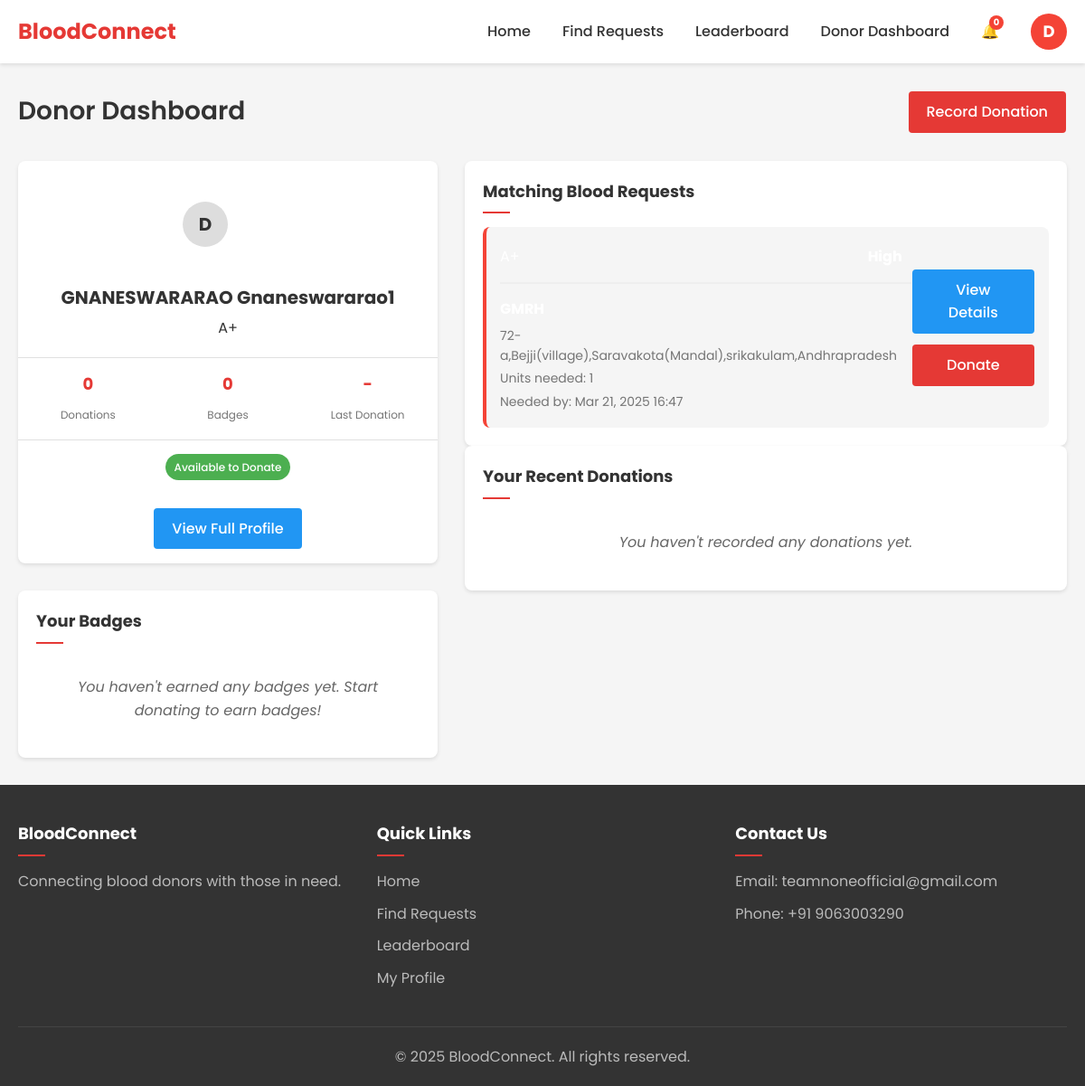
Page /dashboard/donor/ (signed in) on the earlier database version.
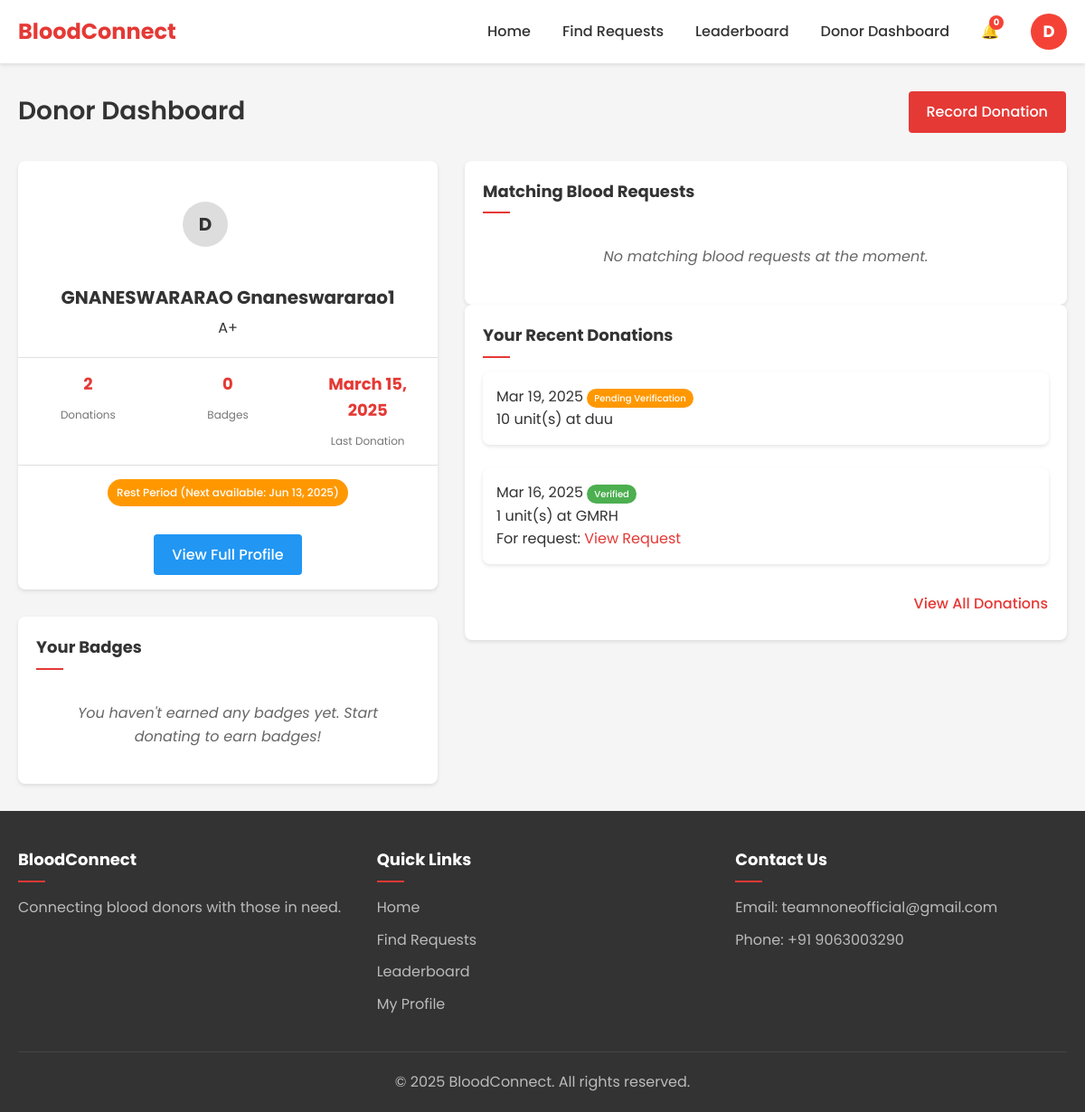
Same page on the later database version.
### accounts/models.py (models this page shows, shortened)
class DonorProfile(models.Model):
    user = models.OneToOneField(User, on_delete=models.CASCADE, related_name='donor_profile')
    blood_group = models.ForeignKey(BloodGroup, on_delete=models.SET_NULL, null=True)
    weight = models.DecimalField(max_digits=5, decimal_places=2, null=True, blank=True)
    medical_conditions = models.TextField(blank=True)
    is_available = models.BooleanField(default=True)
    last_donation_date = models.DateField(null=True, blank=True)
    total_donations = models.PositiveIntegerField(default=0)
    def can_donate(self):
        if not self.last_donation_date:
            return True
        days_since_donation = (timezone.now().date() - self.last_donation_date).days
        return days_since_donation >= 90

class BloodGroup(models.Model):
    name = models.CharField(max_length=5)  # A+, B-, O+, etc.
    def __str__(self):
        return self.name

### blood_requests/models.py (models this page shows, shortened)
class BloodRequest(models.Model):
    STATUS_CHOICES = (
        ('pending', 'Pending'),
        ('fulfilled', 'Fulfilled'),
        ('expired', 'Expired'),
        ('cancelled', 'Cancelled'),
    )
    URGENCY_CHOICES = (
        ('low', 'Low'),
        ('medium', 'Medium'),
        ('high', 'High'),
        ('critical', 'Critical'),
    )
    requester = models.ForeignKey(User, on_delete=models.CASCADE, related_name='blood_requests')
    blood_group = models.ForeignKey(BloodGroup, on_delete=models.CASCADE)
    units_needed = models.PositiveIntegerField(default=1)
    hospital_name = models.CharField(max_length=255)
    hospital_address = models.TextField()
    patient_name = models.CharField(max_length=255)
    patient_age = models.PositiveIntegerField()
    reason = models.TextField()
    urgency = models.CharField(max_length=10, choices=URGENCY_CHOICES, default='medium')
    status = models.CharField(max_length=10, choices=STATUS_CHOICES, default='pending')
    created_at = models.DateTimeField(auto_now_add=True)
    needed_by = models.DateTimeField()

### donations/models.py (models this page shows, shortened)
class Donation(models.Model):
    donor = models.ForeignKey(User, on_delete=models.CASCADE, related_name='donations')
    blood_request = models.ForeignKey(BloodRequest, on_delete=models.CASCADE, related_name='donations', null=True, blank=True)
    donation_date = models.DateTimeField(default=timezone.now)
    units = models.PositiveIntegerField(default=1)
    hospital = models.CharField(max_length=255)
    verified_by = models.ForeignKey(User, on_delete=models.SET_NULL, null=True, blank=True, related_name='verified_donations')
    verification_date = models.DateTimeField(null=True, blank=True)

### dashboard/views.py (the view)
# urls.py: path('donor/', views.donor_dashboard, name='donor_dashboard'),
@login_required
def donor_dashboard(request):
    if request.user.user_type != 'donor':
        messages.error(request, 'You do not have access to the donor dashboard.')
        return redirect('home')
    try:
        donor_profile = request.user.donor_profile
    except DonorProfile.DoesNotExist:
        return redirect('complete_donor_profile')
    matching_requests = BloodRequest.objects.filter(
        blood_group=donor_profile.blood_group,
        status='pending',
        needed_by__gte=timezone.now()
    ).order_by('urgency', 'needed_by')
    recent_donations = Donation.objects.filter(donor=request.user).order_by('-donation_date')[:5]
    badges = request.user.badges.all().select_related('badge')
    context = {
        'donor_profile': donor_profile,
        'matching_requests': matching_requests,
        'recent_donations': recent_donations,
        'badges': badges,
        'can_donate': donor_profile.can_donate(),
    }
    return render(request, 'dashboard/donor_dashboard.html', context)

### dashboard/templatetags/dashboard_tags.py (called while the page is built)
@register.filter
def add_days(value, days):
    if isinstance(value, datetime.date):
        return value + datetime.timedelta(days=days)
    return value  # Return as is if value is not a date

### dashboard/templates/dashboard/donor_dashboard.html (shortened to what the changed rows need)
{% extends 'base.html' %}
{% load dashboard_tags %}
{% block content %}
<div class="dashboard-header">
    <h1>Donor Dashboard</h1>
</div>
<div class="dashboard-grid">
    <div class="dashboard-sidebar">
        <div class="profile-card">
            <div class="profile-header">
                <div class="profile-info">
                    <h2>{{ user.get_full_name|default:user.username }}</h2>
                    <p class="blood-group">{{ donor_profile.blood_group }}</p>
                </div>
            </div>
            <div class="profile-stats">
                <div class="stat">
                    <span class="stat-value">{{ donor_profile.total_donations }}</span>
                    <span class="stat-label">Donations</span>
                </div>
                <div class="stat">
                    <span class="stat-value">{{ donor_profile.last_donation_date|default:"-" }}</span>
                    <span class="stat-label">Last Donation</span>
                </div>
            </div>
            <div class="profile-status">
                {% if can_donate %}
                <div class="status-badge status-available">Available to Donate</div>
                {% else %}
                <div class="status-badge status-unavailable">Rest Period (Next available: {{donor_profile.last_donation_date|add_days:90|date:"M d, Y"}})</div>
                {% endif %}
            </div>
        </div>
    </div>
    <div class="dashboard-main">
        <div class="dashboard-card">
            <h3>Matching Blood Requests</h3>
            {% if matching_requests %}
            <div class="request-list">
                {% for request in matching_requests %}
                <div class="request-item urgency-{{ request.urgency }}">
                    <div class="request-details">
                        <div class="request-header">
                            <span class="blood-group">{{ request.blood_group }}</span>
                            <span class="urgency-badge">{{ request.get_urgency_display }}</span>
                        </div>
                        <h4>{{ request.hospital_name }}</h4>
                        <p>{{ request.hospital_address }}</p>
                        <p>Units needed: {{ request.units_needed }}</p>
                        <p>Needed by: {{ request.needed_by|date:"M d, Y H:i" }}</p>
                    </div>
                    <div class="request-actions">
                        <a href="{% url 'view_request' request.id %}" class="btn-secondary">View Details</a>
                        {% if can_donate %}
                        <a href="{% url 'record_donation_for_request' request.id %}" class="btn-primary">Donate</a>
                        {% endif %}
                    </div>
                </div>
                {% endfor %}
            </div>
            {% else %}
            <p class="no-results">No matching blood requests at the moment.</p>
            {% endif %}
        </div>
        <div class="dashboard-card">
            <h3>Your Recent Donations</h3>
            {% if recent_donations %}
            <div class="donation-list">
                {% for donation in recent_donations %}
                <div class="donation-item">
                    <div class="donation-details">
                        <div class="donation-header">
                            <span class="donation-date">{{ donation.donation_date|date:"M d, Y" }}</span>
                            {% if donation.verification_date %}
                            <span class="verification-badge">Verified</span>
                            {% else %}
                            <span class="verification-badge verification-pending">Pending Verification</span>
                            {% endif %}
                        </div>
                        <p>{{ donation.units }} unit(s) at {{ donation.hospital }}</p>
                        {% if donation.blood_request %}
                        <p>For request: <a href="{% url 'view_request' donation.blood_request.id %}">View Request</a>
                        </p>
                        {% endif %}
                    </div>
                </div>
                {% endfor %}
            </div>
            <div class="card-footer">
                <a href="{% url 'donation_history' %}" class="btn-text">View All Donations</a>
            </div>
            {% else %}
            <p class="no-results">You haven't recorded any donations yet.</p>
            {% endif %}
        </div>
    </div>
</div>
{% endblock %}

Differences in the rows shown:
no longer on this page (row edited): BloodRequest: hospital_address "72-a,Bejji(village),Saravakota(Mandal),srikakulam,Andhrapradesh", units_needed "1", needed_by "Mar 21, 2025 16:47"
changed DonorProfile: total_donations "0" → "2"; last_donation_date "-" → "March 15, 2025"; last_donation_date|add_days (not shown) → "Jun 13, 2025"
added Donation: donation_date "Mar 19, 2025", shows "Pending Verification", units "10", hospital "duu"
added Donation: donation_date "Mar 16, 2025", shows "Verified", units "1", hospital "GMRH", shows "For request:"
Other differences:
text no longer shown: "Available to Donate You haven't recorded any donations yet."
text now shown: "Rest Period (Next available: ) No matching blood requests at the moment. View All Donations"
